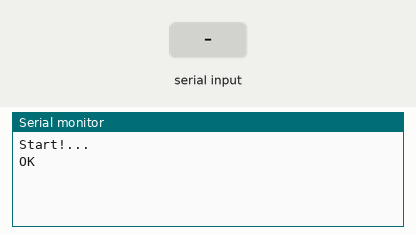
Recording of a sketch running on a simulated Arduino Mega 2560, built with avr-gcc and run on an emulated ATmega2560. Parts: the last lines printed to the serial monitor. The inputs (shaded band) are chosen by the test bench. The modem accepts every AT command (registered, SIM ready, sends succeed) and sends nothing else.

Above: at 1.2 s.
1.3 s: "1" received over the second serial link
At 2.5 s:
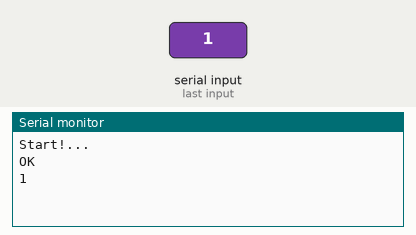
2.8 s: "0" received over the second serial link
At 3.7 s:
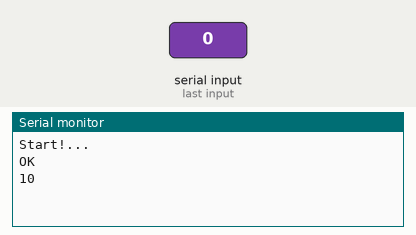

Measured:
- after the input at 1.3 s, the serial monitor: prints a new line at once (image 1)
- after the input at 2.8 s, the serial monitor: prints a new line at once (image 2)

The sketch:

comandos-at-serial2.ino
```cpp
  void setup(){
    Serial.begin(115200);
    Serial2.begin(115200);
    Serial.println("Start!...");
    Serial2.println("AT");

  }

  void loop(){
   if (Serial2.available())
     Serial.write(Serial2.read());
    if(Serial.available())
    Serial2.write(Serial.read());
  }
```
